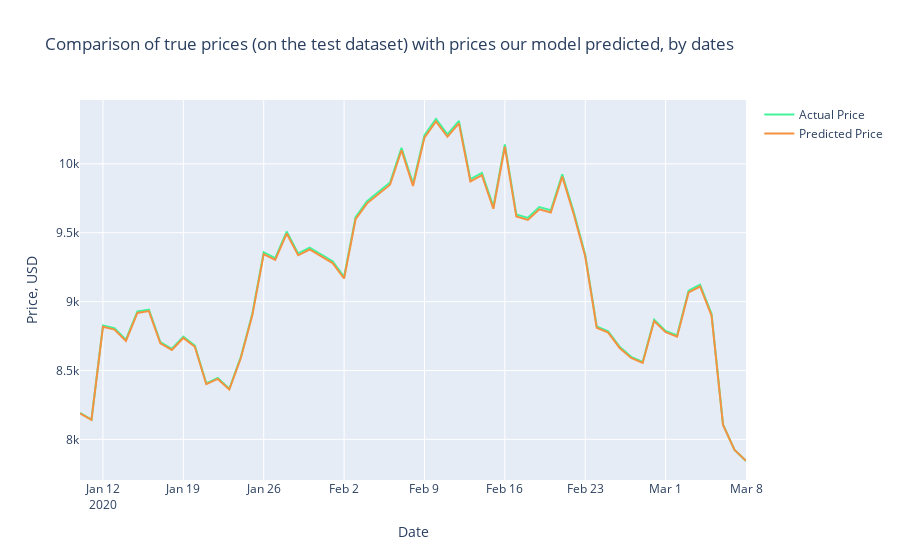

This figure's notebook cell:
### Code cell
trace1 = go.Scatter(x=Test_Dates, y=Y_test2_inverse, name= 'Actual Price', 
                   line = dict(color = ('rgb(66, 244, 155)'),width = 2))
trace2 = go.Scatter(x=Test_Dates, y=predictions_new, name= 'Predicted Price',
                   line = dict(color = ('rgb(244, 146, 65)'),width = 2))
data = [trace1, trace2]
layout = dict(title = 'Comparison of true prices (on the test dataset) with prices our model predicted, by dates',
             xaxis = dict(title = 'Date'), yaxis = dict(title = 'Price, USD'))
fig = dict(data=data, layout=layout)
py.iplot(fig, filename='results_demonstrating2')
